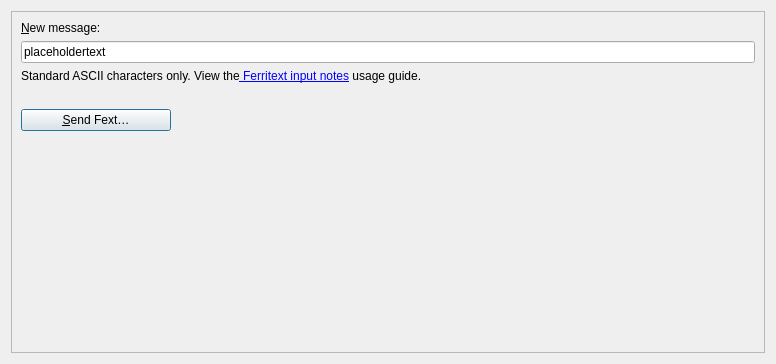
<?xml version="1.0" encoding="UTF-8"?>
<ui version="4.0">
 <class>SendFextPage</class>
 <widget class="QWidget" name="SendFextPage">
  <property name="geometry">
   <rect>
    <x>0</x>
    <y>0</y>
    <width>776</width>
    <height>364</height>
   </rect>
  </property>
  <layout class="QHBoxLayout" name="horizontalLayout">
   <item>
    <widget class="QFrame" name="frame2">
     <property name="sizePolicy">
      <sizepolicy hsizetype="Preferred" vsizetype="Expanding">
       <horstretch>0</horstretch>
       <verstretch>0</verstretch>
      </sizepolicy>
     </property>
     <property name="frameShape">
      <enum>QFrame::StyledPanel</enum>
     </property>
     <property name="frameShadow">
      <enum>QFrame::Sunken</enum>
     </property>
     <layout class="QVBoxLayout" name="verticalLayout">
      <item>
       <widget class="QLabel" name="label_4">
        <property name="sizePolicy">
         <sizepolicy hsizetype="Preferred" vsizetype="Maximum">
          <horstretch>0</horstretch>
          <verstretch>0</verstretch>
         </sizepolicy>
        </property>
        <property name="text">
         <string>&amp;New message:</string>
        </property>
        <property name="alignment">
         <set>Qt::AlignLeading|Qt::AlignLeft|Qt::AlignVCenter</set>
        </property>
        <property name="buddy">
         <cstring>sendFext</cstring>
        </property>
       </widget>
      </item>
      <item>
       <widget class="QValidatedLineEdit" name="sendFext">
        <property name="toolTip">
         <string>Enter input:</string>
        </property>
        <property name="text">
         <string>placeholdertext</string>
        </property>
       </widget>
      </item>
      <item>
       <widget class="QLabel" name="label">
        <property name="sizePolicy">
         <sizepolicy hsizetype="Preferred" vsizetype="Preferred">
          <horstretch>0</horstretch>
          <verstretch>0</verstretch>
         </sizepolicy>
        </property>
        <property name="text">
         <string>Standard ASCII characters only. View the&lt;a href=&quot;https://github.com/koh-gt/ferritext/wiki/Ferritext-Input&quot;&gt; Ferritext input notes&lt;/a&gt; usage guide.</string>
        </property>
        <property name="textFormat">
         <enum>Qt::RichText</enum>
        </property>
        <property name="wordWrap">
         <bool>true</bool>
        </property>
        <property name="openExternalLinks">
         <bool>true</bool>
        </property>
       </widget>
      </item>
      <item>
       <widget class="QLabel" name="statusLabel">
        <property name="sizePolicy">
         <sizepolicy hsizetype="Preferred" vsizetype="Preferred">
          <horstretch>0</horstretch>
          <verstretch>0</verstretch>
         </sizepolicy>
        </property>
        <property name="text">
         <string></string>
        </property>
        <property name="textFormat">
         <enum>Qt::PlainText</enum>
        </property>
        <property name="wordWrap">
         <bool>true</bool>
        </property>
       </widget>
      </item>
      <item>
       <widget class="QPushButton" name="sendFextButton">
        <property name="sizePolicy">
         <sizepolicy hsizetype="Fixed" vsizetype="Fixed">
          <horstretch>0</horstretch>
          <verstretch>0</verstretch>
         </sizepolicy>
        </property>
        <property name="minimumSize">
         <size>
          <width>150</width>
          <height>0</height>
         </size>
        </property>
        <property name="toolTip">
         <string>Sends a Ferritext Message (FEXT).</string>
        </property>
        <property name="text">
         <string>&amp;Send Fext&#8230;</string>
        </property>
        <property name="icon">
         <iconset resource="../bitcoin.qrc">
          <normaloff>:/icons/send</normaloff>:/icons/send</iconset>
        </property>
        <property name="default">
         <bool>true</bool>
        </property>
       </widget>
      </item>
      <item>
       <spacer name="verticalSpacer">
        <property name="orientation">
         <enum>Qt::Vertical</enum>
        </property>
        <property name="sizeHint" stdset="0">
         <size>
          <width>20</width>
          <height>40</height>
         </size>
        </property>
       </spacer>
      </item>
     </layout>
    </widget>
   </item>
  </layout>
 </widget>
 <customwidgets>
  <customwidget>
   <class>QValidatedLineEdit</class>
   <extends>QLineEdit</extends>
   <header>qt/qvalidatedlineedit.h</header>
  </customwidget>
 </customwidgets>
 <resources>
  <include location="../bitcoin.qrc"/>
 </resources>
 <connections/>
</ui>
